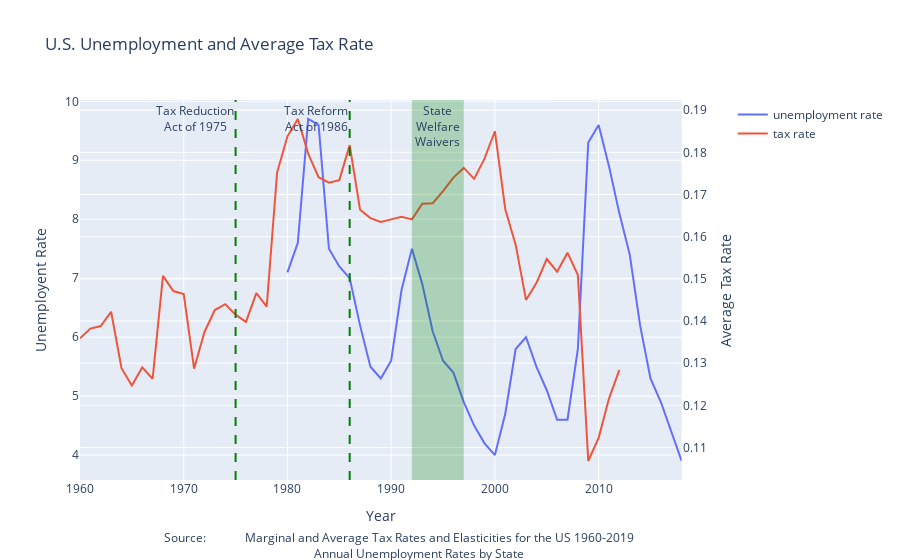

The notebook cell this image was saved under:
### Markdown cell above
# EITC and Unemployment

### Code cell
#Graph from last time
US_ally = pd.read_csv('US_ally.csv')
US_unemployment = pd.read_csv('US_unemployment.csv')
# Create figure with secondary y-axis
fig = make_subplots(specs=[[{"secondary_y": True}]])

# Add traces
fig.add_trace(
    go.Scatter(
    x=US_unemployment['Year'],
    y=US_unemployment['rate'],
    name = "unemployment rate"),
    secondary_y=False,
)

fig.add_trace(
    go.Scatter(
    x=US_ally['year'],
    y=US_ally['c_avg'],
    name = "tax rate"),
    secondary_y=True,
)

# Add figure title
fig.update_layout(
    title_text="U.S. Unemployment and Average Tax Rate",
    annotations = [dict(
        x=0.5,
        y=-0.22,
        xref='paper',
        yref='paper',
        text='Source: <a href="http://users.nber.org/~taxsim/allyup/ally.html">\
            Marginal and Average Tax Rates and Elasticities for the US 1960-2019 </a><br><a href="https://www.icip.iastate.edu/tables/employment/unemployment-states">\
            Annual Unemployment Rates by State</a>',
        showarrow = False
    )]
)

fig.add_vrect(x0=1992, x1=1997, 
              annotation_text="State<br>Welfare<br>Waivers", annotation_position="top",
              fillcolor="green", opacity=0.25, line_width=0
             )
fig.add_vline(x=1975, line_width=2, line_dash="dash", line_color="green",annotation_text = "Tax Reduction<br>Act of 1975",annotation_position="top left")
fig.add_vline(x=1986, line_width=2, line_dash="dash", line_color="green",annotation_text = "Tax Reform<br>Act of 1986",annotation_position="top left")

# Set x-axis title
fig.update_xaxes(title_text="Year")

# Set y-axes titles
fig.update_yaxes(title_text="Unemployent Rate", secondary_y=False)
fig.update_yaxes(title_text="Average Tax Rate", secondary_y=True)

fig.show()
write_html(fig, "3.html")

### Figure 1 — Plotly figure (JSON) as saved in the notebook; plotly's stock layout.template omitted (floating-point values rounded to 4 significant figures)
{"data": [{"name": "unemployment rate", "type": "scatter", "x": [1980, 1981, 1982, 1983, 1984, 1985, 1986, 1987, 1988, 1989, 1990, 1991, 1992, 1993, 1994, 1995, 1996, 1997, 1998, 1999, 2000, 2001, 2002, 2003, 2004, 2005, 2006, 2007, 2008, 2009, 2010, 2011, 2012, 2013, 2014, 2015, 2016, 2017, 2018], "xaxis": "x", "y": [7.1, 7.6, 9.7, 9.6, 7.5, 7.2, 7, 6.2, 5.5, 5.3, 5.6, 6.8, 7.5, 6.9, 6.1, 5.6, 5.4, 4.9, 4.5, 4.2, 4, 4.7, 5.8, 6, 5.5, 5.1, 4.6, 4.6, 5.8, 9.3, 9.6, 8.9, 8.1, 7.4, 6.2, 5.3, 4.9, 4.4, 3.9], "yaxis": "y"}, {"name": "tax rate", "type": "scatter", "x": [1960, 1961, 1962, 1963, 1964, 1965, 1966, 1967, 1968, 1969, 1970, 1971, 1972, 1973, 1974, 1975, 1976, 1977, 1978, 1979, 1980, 1981, 1982, 1983, 1984, 1985, 1986, 1987, 1988, 1989, 1990, 1991, 1992, 1993, 1994, 1995, 1996, 1997, 1998, 1999, 2000, 2001, 2002, 2003, 2004, 2005, 2006, 2007, 2008, 2009, 2010, 2011, 2012], "xaxis": "x", "y": [0.1359, 0.1382, 0.1388, 0.1422, 0.1288, 0.1247, 0.129, 0.1263, 0.1507, 0.1471, 0.1464, 0.1287, 0.1374, 0.1426, 0.144, 0.1415, 0.1398, 0.1466, 0.1434, 0.1752, 0.1838, 0.1879, 0.1797, 0.1741, 0.1728, 0.1734, 0.1817, 0.1664, 0.1644, 0.1635, 0.1641, 0.1647, 0.1641, 0.1678, 0.1679, 0.1708, 0.174, 0.1763, 0.1737, 0.1785, 0.185, 0.1665, 0.1581, 0.145, 0.149, 0.1547, 0.1517, 0.1562, 0.1509, 0.1068, 0.1123, 0.1216, 0.1284], "yaxis": "y2"}], "layout": {"annotations": [{"showarrow": false, "text": "Source: <a href=\"http://users.nber.org/~taxsim/allyup/ally.html\">            Marginal and Average Tax Rates and Elasticities for the US 1960-2019 </a><br><a href=\"https://www.icip.iastate.edu/tables/employment/unemployment-states\">            Annual Unemployment Rates by State</a>", "x": 0.5, "xref": "paper", "y": -0.22, "yref": "paper"}, {"showarrow": false, "text": "State<br>Welfare<br>Waivers", "x": 1994.0, "xanchor": "center", "xref": "x", "y": 1, "yanchor": "top", "yref": "y domain"}, {"showarrow": false, "text": "Tax Reduction<br>Act of 1975", "x": 1975, "xanchor": "right", "xref": "x", "y": 1, "yanchor": "top", "yref": "y domain"}, {"showarrow": false, "text": "Tax Reform<br>Act of 1986", "x": 1986, "xanchor": "right", "xref": "x", "y": 1, "yanchor": "top", "yref": "y domain"}], "shapes": [{"fillcolor": "green", "line": {"width": 0}, "opacity": 0.25, "type": "rect", "x0": 1992, "x1": 1997, "xref": "x", "y0": 0, "y1": 1, "yref": "y domain"}, {"line": {"color": "green", "dash": "dash", "width": 2}, "type": "line", "x0": 1975, "x1": 1975, "xref": "x", "y0": 0, "y1": 1, "yref": "y domain"}, {"line": {"color": "green", "dash": "dash", "width": 2}, "type": "line", "x0": 1986, "x1": 1986, "xref": "x", "y0": 0, "y1": 1, "yref": "y domain"}], "title": {"text": "U.S. Unemployment and Average Tax Rate"}, "xaxis": {"anchor": "y", "domain": [0, 0.94], "title": {"text": "Year"}}, "yaxis": {"anchor": "x", "domain": [0, 1], "title": {"text": "Unemployent Rate"}}, "yaxis2": {"anchor": "x", "overlaying": "y", "side": "right", "title": {"text": "Average Tax Rate"}}}}
